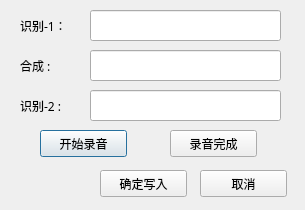
<?xml version="1.0" encoding="UTF-8"?>
<ui version="4.0">
 <class>DialogAddTable2</class>
 <widget class="QDialog" name="DialogAddTable2">
  <property name="geometry">
   <rect>
    <x>0</x>
    <y>0</y>
    <width>305</width>
    <height>210</height>
   </rect>
  </property>
  <property name="font">
   <font>
    <family>WenQuanYi Micro Hei</family>
   </font>
  </property>
  <property name="windowTitle">
   <string>增加项目</string>
  </property>
  <widget class="QLabel" name="label">
   <property name="geometry">
    <rect>
     <x>20</x>
     <y>15</y>
     <width>61</width>
     <height>21</height>
    </rect>
   </property>
   <property name="text">
    <string>识别-1：</string>
   </property>
  </widget>
  <widget class="QLabel" name="label_2">
   <property name="geometry">
    <rect>
     <x>20</x>
     <y>50</y>
     <width>61</width>
     <height>31</height>
    </rect>
   </property>
   <property name="text">
    <string>合成 :</string>
   </property>
  </widget>
  <widget class="QLineEdit" name="lineEditItem0">
   <property name="geometry">
    <rect>
     <x>90</x>
     <y>10</y>
     <width>191</width>
     <height>31</height>
    </rect>
   </property>
  </widget>
  <widget class="QLineEdit" name="lineEditItem1">
   <property name="geometry">
    <rect>
     <x>90</x>
     <y>50</y>
     <width>191</width>
     <height>31</height>
    </rect>
   </property>
  </widget>
  <widget class="QPushButton" name="btRecordStart">
   <property name="geometry">
    <rect>
     <x>40</x>
     <y>130</y>
     <width>87</width>
     <height>27</height>
    </rect>
   </property>
   <property name="text">
    <string>开始录音</string>
   </property>
  </widget>
  <widget class="QPushButton" name="btRecordFinish">
   <property name="geometry">
    <rect>
     <x>170</x>
     <y>130</y>
     <width>87</width>
     <height>27</height>
    </rect>
   </property>
   <property name="text">
    <string>录音完成</string>
   </property>
  </widget>
  <widget class="QPushButton" name="btAddConfirm">
   <property name="geometry">
    <rect>
     <x>100</x>
     <y>170</y>
     <width>87</width>
     <height>27</height>
    </rect>
   </property>
   <property name="text">
    <string>确定写入</string>
   </property>
  </widget>
  <widget class="QPushButton" name="btQuit">
   <property name="geometry">
    <rect>
     <x>200</x>
     <y>170</y>
     <width>87</width>
     <height>27</height>
    </rect>
   </property>
   <property name="text">
    <string>取消</string>
   </property>
  </widget>
  <widget class="QLineEdit" name="lineEditItem2">
   <property name="geometry">
    <rect>
     <x>90</x>
     <y>90</y>
     <width>191</width>
     <height>31</height>
    </rect>
   </property>
  </widget>
  <widget class="QLabel" name="label_3">
   <property name="geometry">
    <rect>
     <x>20</x>
     <y>90</y>
     <width>61</width>
     <height>31</height>
    </rect>
   </property>
   <property name="text">
    <string>识别-2 :</string>
   </property>
  </widget>
 </widget>
 <resources/>
 <connections/>
</ui>
